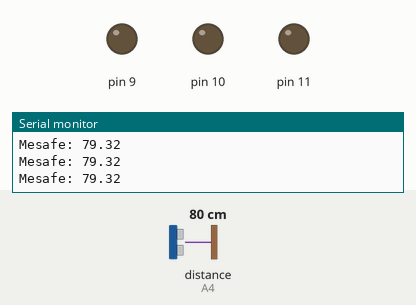
A sketch run on a simulated Arduino Uno, built with avr-gcc and run on an emulated ATmega328P. Parts: output pins drawn as LEDs (lit = HIGH), the last lines printed to the serial monitor. Wiring (inferred from the names in the program): ultrasonic range finder: trigger A5; echo A4. The inputs (shaded band) are chosen by the test bench; at power-on: distance to the obstacle (sensor on A4) 80 cm. The echo pulse lasts 58.3 µs per cm; pins used as bus, display or sensor lines are not drawn.

Above: at 1.2 s.
1.3 s: distance to the obstacle (sensor on A4) set to 39 cm
4.3 s: distance to the obstacle (sensor on A4) set to 31 cm
At 5.0 s:
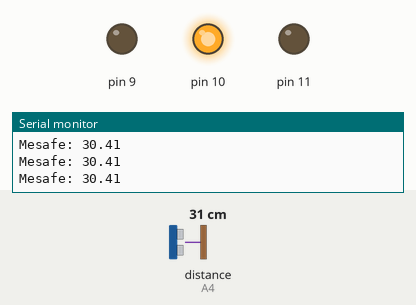
5.8 s: distance to the obstacle (sensor on A4) set to 28 cm
7.3 s: distance to the obstacle (sensor on A4) set to 22 cm
At 8.3 s:
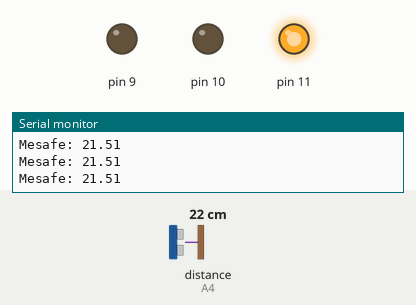
8.8 s: distance to the obstacle (sensor on A4) set to 17 cm
11.8 s: distance to the obstacle (sensor on A4) set to 13 cm
At 12.1 s:
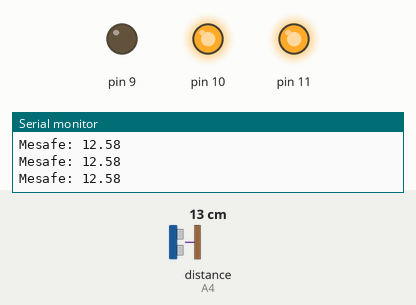
Timing chart, 0 to 14.3 s (numbered marks = the images above; inputs shaded):
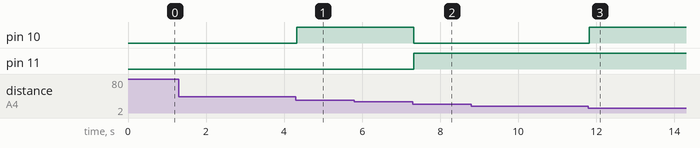

Measured:
- the behaviour switches between 36 and 35 cm on distance to the obstacle (sensor on A4) (found by bisection; images 0 and 1)
- the behaviour switches between 26 and 25 cm on distance to the obstacle (sensor on A4) (found by bisection; images 1 and 2)
- the behaviour switches between 16 and 15 cm on distance to the obstacle (sensor on A4) (found by bisection; images 2 and 3)
- after the input at 4.3 s, pin 10: LOW → HIGH at once
- after the input at 7.3 s, pin 10: HIGH → LOW at once; pin 11: LOW → HIGH at once
- after the input at 11.8 s, pin 10: LOW → HIGH at once

The sketch:

Sonik_sens_r.ino
```cpp
#define trigger A5
#define echo A4

float zaman = 0;
float mesafe = 0;

void setup() {
  // put your setup code here, to run once:

  Serial.begin(9600);
  pinMode(trigger,OUTPUT);
  pinMode(echo,INPUT);

  pinMode(9,OUTPUT);
  pinMode(10,OUTPUT);
  pinMode(11,OUTPUT);

}

void loop() {
  // put your main code here, to run repeatedly:
  digitalWrite(trigger,0);
  delayMicroseconds(2);
  digitalWrite(trigger,1);
  delayMicroseconds(10);
  digitalWrite(trigger,0);
  zaman = pulseIn(echo,1);
  mesafe = (zaman*0.034)/2;
  Serial.print("Mesafe: ");
  Serial.println(mesafe);
//***************
  if (mesafe < 15)
  {
    digitalWrite(9,0);
    digitalWrite(10,1);
    digitalWrite(11,1);


  }
  else if (mesafe < 25)
  {
    digitalWrite(9,0);
    digitalWrite(10,0);
    digitalWrite(11,1);


  }
  else if (mesafe < 35)
  {
    digitalWrite(9,0);
    digitalWrite(10,1);
    digitalWrite(11,0);

  }
  else if (mesafe < 45)
  {
    digitalWrite(9,0);
    digitalWrite(10,0);
    digitalWrite(11,0);

  }
  else
  {
    digitalWrite(9,0);
    digitalWrite(10,0);
    digitalWrite(11,0);

  }
}
```
